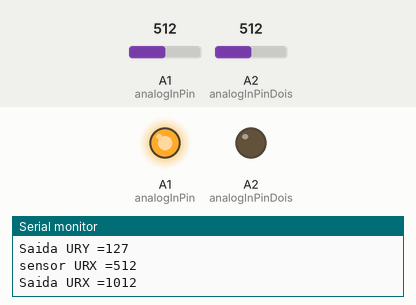
Simulated run of this sketch. Board: Arduino Uno, built with avr-gcc and run on an emulated ATmega328P. Parts: output pins drawn as LEDs (lit = HIGH), the last lines printed to the serial monitor. The inputs (shaded band) are chosen by the test bench; at power-on: A2 (analogInPinDois) = 512, A1 (analogInPin) = 512.

Above: at 1.8 s.
1.9 s: A2 (analogInPinDois) set to 529
At 3.8 s:
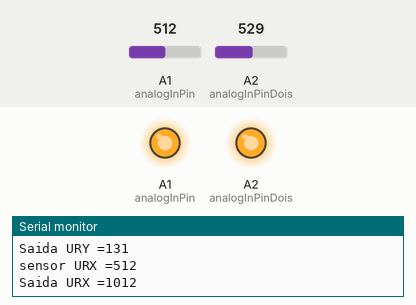
4.5 s: A2 (analogInPinDois) set to 511
At 6.4 s:
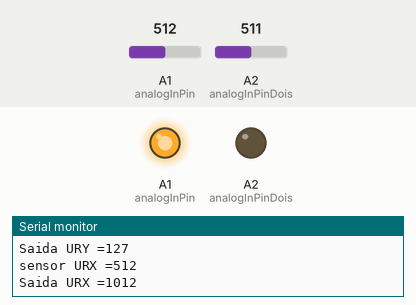
7.5 s: A2 (analogInPinDois) set to 716
At 10.1 s:
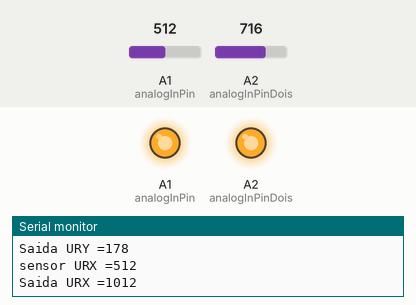
Timing chart, 0 to 11.6 s (numbered marks = the images above; inputs shaded):
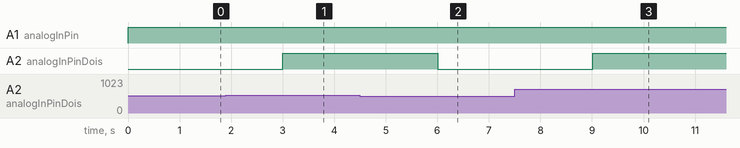

Measured:
- the behaviour switches between 513 and 514 on A2 (analogInPinDois) (found by bisection; images 0 and 1)
- after the input at 1.9 s, A2 (analogInPinDois): LOW → HIGH after 1.1 s
- after the input at 4.5 s, A2 (analogInPinDois): HIGH → LOW after 1.5 s
- after the input at 7.5 s, A2 (analogInPinDois): LOW → HIGH after 1.5 s

The sketch:

incompleto.ino
```cpp
const int analogInPin = A1;
const int analogInPinDois = A2;
const int botaoPin = A3;
const int analogAmareloLed = 9;
const int ledVermelhoAnalog = 10;

int sensorUrxValor = 0;
int UrySensorValor = 0;
int botaoValorSensor = 0;

int outputUrxValor = 0;
int UryOutputValor = 0;

void setup() {
  Serial.begin(9600);

}

void loop() {

  sensorUrxValor = analogRead (analogInPin);
  UrySensorValor = analogRead (analogInPinDois);

  outputUrxValor = map (sensorUrxValor, 0, 500, 500, 1000);
  UryOutputValor = map (UrySensorValor, 0, 1023, 0, 255);

  analogWrite(analogInPin, outputUrxValor);

  Serial.print("sensor URX =");
  Serial.println(sensorUrxValor);
  Serial.print("Saida URX =");
  Serial.println(outputUrxValor);

  delay (1000);

  analogWrite(analogInPinDois, UryOutputValor);

  Serial.print("sensor URY =");
  Serial.println(UrySensorValor);
  Serial.print("Saida URY =");
  Serial.println(UryOutputValor);

}
```
